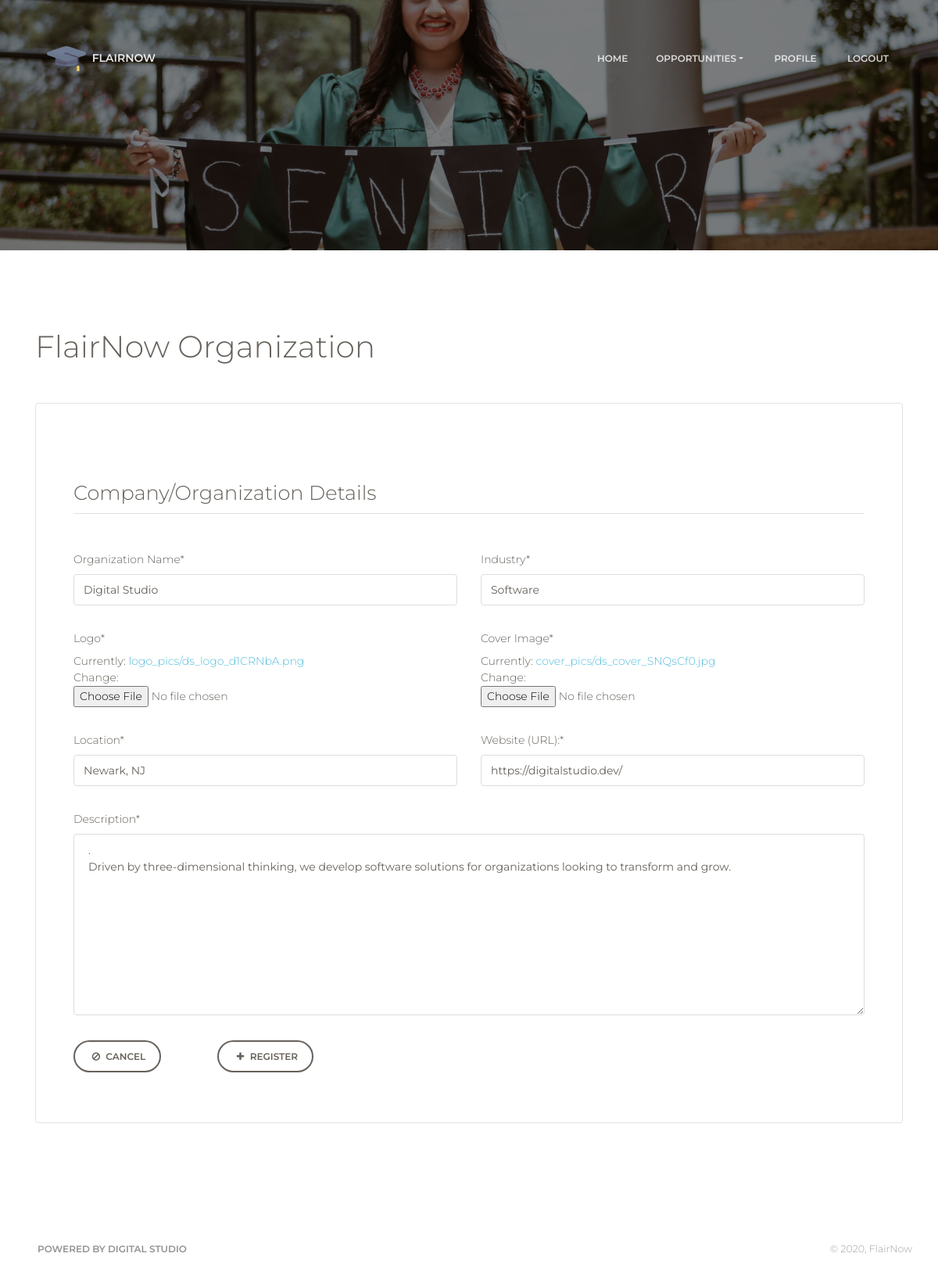
/users/org/2/update/ (signed in), run on the app's committed database.
### users/models.py (models this page shows, shortened)
class Org(models.Model):
    owner = models.OneToOneField(User, on_delete=models.CASCADE, verbose_name="Owner")
    date_posted = models.DateTimeField(default=timezone.now)
    name = models.CharField(max_length=100, default="", null=False, verbose_name="Organization Name")
    logo = models.ImageField(default='default_logo.png', upload_to='logo_pics', verbose_name="Logo")
    cover_image = models.ImageField(default='default_cover.png', upload_to='cover_pics', verbose_name="Cover Image")
    location = models.CharField(max_length=300, verbose_name="Location", default="", null=False)
    industry = models.CharField(max_length=30, verbose_name="Industry", default="", null=False)
    website = models.CharField(max_length=300, verbose_name="Website (URL):", default="", null=False)
    description = models.TextField(verbose_name="Description")

### users/views.py (the view, shortened to what this page needs)
# urls.py: path('org/<int:pk>/update/', OrgUpdateView.as_view(), name='org-update'),
class OrgUpdateView(LoginRequiredMixin, UserPassesTestMixin, UpdateView):
    model = Org
    fields = ['name', 'logo', 'cover_image', 'location', 'industry', 'website', 'description']
    def test_func(self):
        org = self.get_object()
        if org:
            return True
        return False

### users/templates/users/org_form.html (shortened to what this page needs)
{% load crispy_forms_tags %}
{% load static %}
<!DOCTYPE html>
<html lang="en">
    {% include 'core/head.html' %}
<body class="landing-page sidebar-collapse">
    {% include 'core/nav.html' %}
    <div class="page-header page-header-xs" data-parallax="true" style="background-image: url({% static 'assets/img/main.jpg' %});">
    </div>
    <div class="section">
        <div class="container">
            <div class="row align-items-center mb-5">
                <div class="col-lg-8 mb-4 mb-lg-0">
                    <div class="d-flex align-items-center">
                        <div>
                            <h2>FlairNow Organization</h2>
                        </div>
                    </div>
                </div>
            </div>
            <div class="row mb-5">
                <div class="col-lg-12">
                    <form class="p-4 p-md-5 border rounded" method="post" enctype="multipart/form-data">
                        <h3 class="text-black my-5 border-bottom pb-2">Company/Organization Details</h3>
                        <div class="form-group">
                            <div class="row">
                                <div class="col-6">
                                    {{ form.name|as_crispy_field }}
                                </div>
                                <div class="col-6">
                                    {{ form.industry|as_crispy_field }}
                                </div>
                            </div>
                        </div>
                        <div class="form-group">
                            <div class="row">
                                <div class="col-6">
                                    {{ form.logo|as_crispy_field }}
                                </div>
                                <div class="col-6">
                                    {{ form.cover_image|as_crispy_field }}
                                </div>
                            </div>
                        </div>
                        <div class="form-group">
                            <div class="row">
                                <div class="col-6">
                                    {{ form.location|as_crispy_field }}
                                </div>
                                <div class="col-6">
                                    {{ form.website|as_crispy_field }}
                                </div>
                            </div>
                        </div>
                        <div class="form-group">
                            <div class="row">
                                <div class="col-12">
                                    {{ form.description|as_crispy_field }}
                                </div>
                            </div>
                        </div>
                        <div class="form-group">
                            <div class="row">
                                <div class="col-2">
                                    <a class="btn btn-outline-default btn-round" href="{% url 'users:profile' %}"><i class="fa fa-ban" aria-hidden="true"></i>&nbsp;Cancel</a>
                                </div>
                                <div class="col-2">
                                    <button class="btn btn-outline-default btn-round" type="submit"><i class="fa fa-plus" aria-hidden="true"></i>&nbsp;Register</button>
                                </div>
                            </div>
                        </div>
                    </form>
                </div>
            </div>
        </div>
    </div>
    {% include 'core/footer.html' %}
</body>
</html>

### core/templates/core/head.html (style rules this page uses)
html { scroll-behavior: smooth; }

### data on the page
Org: name "Digital Studio", industry "Software", location "Newark, NJ", website "https://digitalstudio.dev/", description ". Driven by three-dimensional thinking, we develop software solutions for organizations looking to transform and grow."
